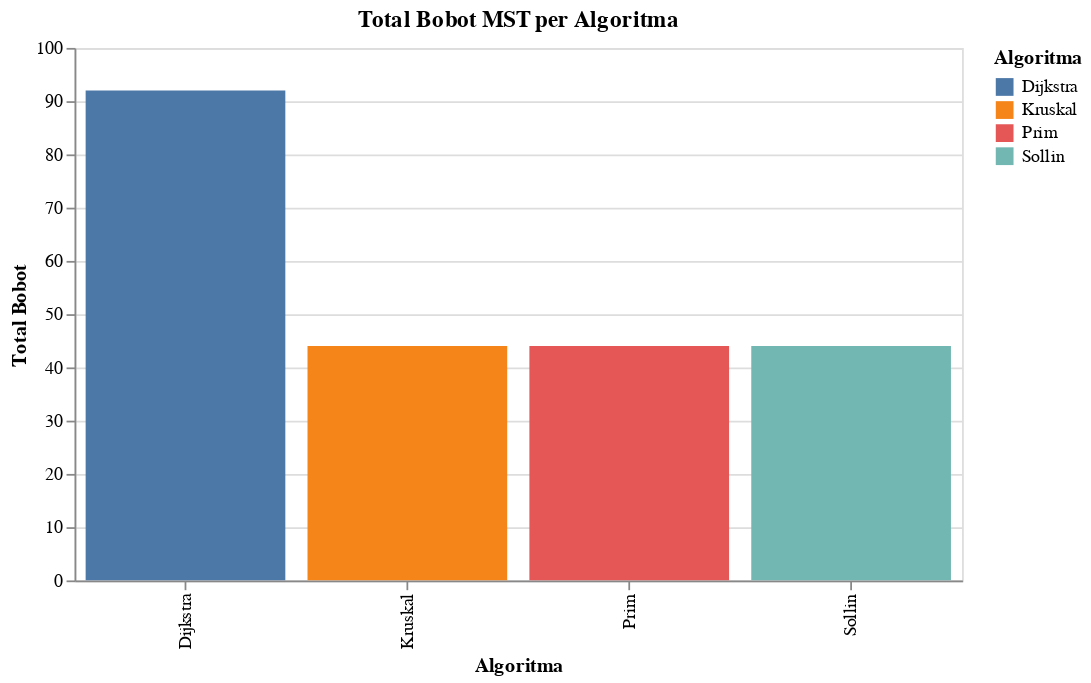

This figure's notebook cell:
### Code cell
# Altair Chart - Total Bobot
import altair as alt

chart = alt.Chart(df_stats).mark_bar().encode(
    x=alt.X('Algoritma:N', title='Algoritma'),
    y=alt.Y('Total Bobot:Q', title='Total Bobot'),
    color='Algoritma:N',
    tooltip=['Algoritma', 'Total Bobot']
).properties(
    title="Total Bobot MST per Algoritma",
    width=500,
    height=300
)
chart.interactive()

### Figure 1 — Vega-Lite specification as saved in the notebook (floating-point values rounded to 4 significant figures)
{"config": {"view": {"continuousWidth": 300, "continuousHeight": 300}}, "data": {"name": "data-098125118049e8c32174e243cafd8b9c"}, "mark": {"type": "bar"}, "encoding": {"color": {"field": "Algoritma", "type": "nominal"}, "tooltip": [{"field": "Algoritma", "type": "nominal"}, {"field": "Total Bobot", "type": "quantitative"}], "x": {"field": "Algoritma", "title": "Algoritma", "type": "nominal"}, "y": {"field": "Total Bobot", "title": "Total Bobot", "type": "quantitative"}}, "height": 300, "params": [{"name": "param_1", "select": {"type": "interval", "encodings": ["x", "y"]}, "bind": "scales"}], "title": "Total Bobot MST per Algoritma", "width": 500, "$schema": "https://vega.github.io/schema/vega-lite/v5.8.0.json", "datasets": {"data-098125118049e8c32174e243cafd8b9c": [{"Algoritma": "Kruskal", "Total Bobot": 44, "Jumlah Edge": 6, "Rata-rata Bobot": 7.33, "Waktu Eksekusi (s)": 0.0}, {"Algoritma": "Prim", "Total Bobot": 44, "Jumlah Edge": 6, "Rata-rata Bobot": 7.33, "Waktu Eksekusi (s)": 0.000971}, {"Algoritma": "Sollin", "Total Bobot": 44, "Jumlah Edge": 6, "Rata-rata Bobot": 7.33, "Waktu Eksekusi (s)": 0.001024}, {"Algoritma": "Dijkstra", "Total Bobot": 92, "Jumlah Edge": 15, "Rata-rata Bobot": 6.13, "Waktu Eksekusi (s)": 0.0}]}}
